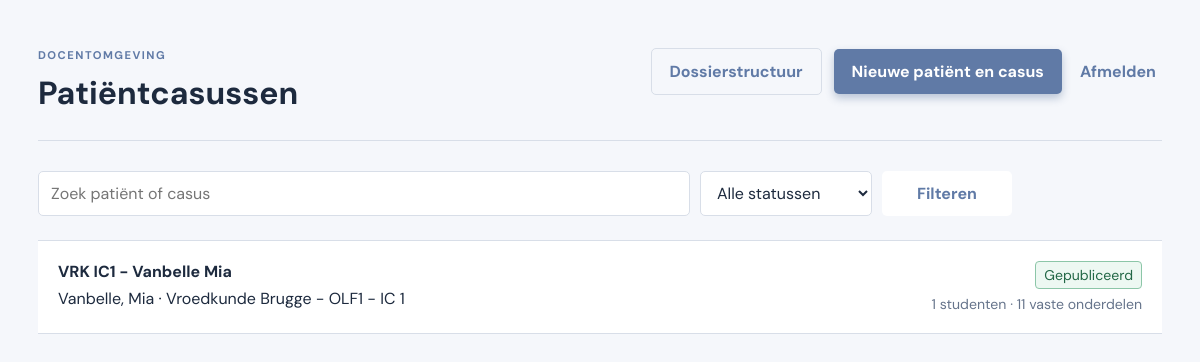
Screenshot of /docent/ (signed in) with the database file from the repository.
### dossier/models.py (models this page shows, shortened)
class Case(models.Model):
    class Status(models.TextChoices):
        DRAFT = "draft", "Concept"
        PUBLISHED = "published", "Gepubliceerd"
        ARCHIVED = "archived", "Gearchiveerd"
    title = models.CharField(max_length=180)
    patient = models.OneToOneField(Patient, on_delete=models.PROTECT, related_name="case")
    course = models.CharField(max_length=180)
    introduction = models.TextField(blank=True)
    learning_objectives = models.TextField(blank=True)
    status = models.CharField(max_length=20, choices=Status.choices, default=Status.DRAFT)
    published_at = models.DateTimeField(null=True, blank=True)
    archived_at = models.DateTimeField(null=True, blank=True)
    created_by = models.ForeignKey(
        settings.AUTH_USER_MODEL,
        on_delete=models.PROTECT,
        related_name="created_cases",
        null=True,
        blank=True,
    )
    created_at = models.DateTimeField(default=timezone.now, editable=False)
    updated_at = models.DateTimeField(default=timezone.now)
    class Meta:
        ordering = ["-updated_at"]
    @property
    def published(self):
        return self.status == self.Status.PUBLISHED

class Patient(models.Model):
    class Gender(models.TextChoices):
        FEMALE = "female", "Vrouw"
        MALE = "male", "Man"
        OTHER = "other", "Anders"
        UNKNOWN = "unknown", "Niet gespecificeerd"
    name = models.CharField(max_length=120)
    reference = models.CharField(max_length=40, unique=True)
    birth_date = models.DateField(null=True, blank=True)
    gender = models.CharField(
        max_length=20, choices=Gender.choices, default=Gender.UNKNOWN, blank=True
    )
    image = models.CharField(max_length=240, blank=True)
    context = models.CharField(max_length=280, blank=True)
    created_by = models.ForeignKey(
        settings.AUTH_USER_MODEL,
        on_delete=models.PROTECT,
        related_name="created_patients",
        null=True,
        blank=True,
    )
    created_at = models.DateTimeField(default=timezone.now, editable=False)
    updated_at = models.DateTimeField(default=timezone.now)
    class Meta:
        ordering = ["name"]

### dossier/views.py (the view)
# urls.py: path("docent/", views.teacher_dashboard, name="teacher_dashboard"),
@login_required
def teacher_dashboard(request):
    require_teacher(request.user)
    status = request.GET.get("status", "")
    query = request.GET.get("q", "").strip()
    cases = teacher_cases(request.user)
    if status in Case.Status.values:
        cases = cases.filter(status=status)
    if query:
        cases = cases.filter(Q(title__icontains=query) | Q(patient__name__icontains=query))
    counts = {key: teacher_cases(request.user).filter(status=key).count() for key in Case.Status.values}
    return render(request, "dossier/teacher_dashboard.html", {
        "cases": cases, "status_filter": status, "query": query, "counts": counts,
    })

### dossier/context_processors.py (called while the page is built)
def platform_settings(request):
    return {"oidc_enabled": settings.OIDC_ENABLED}

### dossier/views.py (called while the page is built)
def user_role(user):
    if user.is_superuser or user.is_staff:
        return Profile.Role.ADMIN
    return getattr(getattr(user, "epd_profile", None), "role", Profile.Role.STUDENT)

def is_teacher(user):
    return user_role(user) in {Profile.Role.TEACHER, Profile.Role.ADMIN}

def is_admin(user):
    return user_role(user) == Profile.Role.ADMIN

def require_teacher(user):
    if not is_teacher(user):
        raise PermissionDenied

def teacher_cases(user):
    cases = Case.objects.select_related("patient", "created_by").prefetch_related(
        "modules__fields", "assignments", "student_cases__student"
    )
    return cases if is_admin(user) else cases.filter(created_by=user)

### templates/dossier/teacher_dashboard.html (shortened to what this page needs)
{% extends 'base.html' %}
{% block content %}
<main class="teacher-shell">
  <header class="page-bar"><div><p class="eyebrow">Docentomgeving</p><h1>Patiëntcasussen</h1></div><div class="header-actions"><a class="outline" href="{% url 'dossier:library_list' %}">Dossierstructuur</a><a class="primary" href="{% url 'dossier:teacher_case_create' %}">Nieuwe patiënt en casus</a><form method="post" action="{% url 'logout' %}">{% csrf_token %}<button class="text-button">Afmelden</button></form></div></header>
  <form class="filter-bar" method="get"><input name="q" value="{{ query }}" placeholder="Zoek patiënt of casus"><select name="status"><option value="">Alle statussen</option></select><button class="outline button">Filteren</button></form>
  <div class="teacher-list">{% for case in cases %}<a class="teacher-row" href="{% url 'dossier:teacher_case' case.id %}"><div><strong>{{ case.title }}</strong><span>{{ case.patient.name }} · {{ case.course }}</span></div><div><span class="state status-{{ case.status }}">{{ case.get_status_display }}</span><span>{{ case.student_cases.count }} studenten · {{ case.modules.count }} vaste onderdelen</span></div></a>{% empty %}<p class="empty-state">Geen casussen gevonden.</p>{% endfor %}</div>
</main>
{% endblock %}

### static/epd.css (style rules this page uses)
:root { --blue:#607aa6;--blue-dark:#526d9c;--ink:#1d2a3e;--muted:#66748b;--line:#d8dee8;--red:#f1322e;--orange:#f47721 }
* { box-sizing:border-box }
body { margin:0;color:var(--ink);font-family:'DM Sans',Arial,sans-serif;background:#f5f7fb }
.eyebrow { color:var(--blue);font-size:.7rem;font-weight:700;letter-spacing:.13em;text-transform:uppercase;margin:0 0 10px }
.outline,.primary { padding:12px 18px;border-radius:5px;font-weight:700;text-decoration:none }
.outline { border:1px solid var(--line);color:var(--blue) }
.primary { background:var(--blue);color:#fff;box-shadow:0 4px 8px #405e8b55 }
button,input,textarea,select { font:inherit }
.button { border:0;cursor:pointer }
.outline.button { background:#fff }
.text-button { border:0;background:transparent;color:var(--blue);font:inherit;font-weight:700;cursor:pointer }
.page-bar { display:flex;justify-content:space-between;align-items:flex-start;gap:24px }
.page-bar h1 { margin:0 }
.header-actions,.form-actions { display:flex;align-items:center;gap:12px;flex-wrap:wrap }
.teacher-shell { max-width:1180px;margin:0 auto;padding:48px 28px }
.teacher-shell>.page-bar { border-bottom:1px solid var(--line);padding-bottom:26px;margin-bottom:30px }
.teacher-list { background:#fff;border-top:1px solid var(--line) }
.teacher-row { display:grid;grid-template-columns:1fr auto;gap:24px;padding:20px;border-bottom:1px solid var(--line);color:var(--ink);text-decoration:none }
.teacher-row>div { display:flex;flex-direction:column;gap:6px }
.teacher-row>div:last-child { text-align:right;color:var(--muted);font-size:.88rem }
.state { align-self:flex-end;padding:4px 8px;border:1px solid var(--line);border-radius:4px;color:var(--muted) }
.status-published,.state.live { color:#226746!important;border-color:#8cc6a8!important;background:#edf8f2!important }
.filter-bar { display:grid;grid-template-columns:minmax(220px,1fr) repeat(3,minmax(130px,auto)) auto;gap:10px;margin:0 0 24px }
.filter-bar input,.filter-bar select { min-width:0;border:1px solid var(--line);border-radius:5px;background:#fff;padding:10px 12px;color:var(--ink) }

### rows the page displays
Case: title "VRK IC1 - Vanbelle Mia", patient.name "Vanbelle, Mia", course "Vroedkunde Brugge - OLF1 - IC 1", status "Gepubliceerd", student_cases.count "1", modules.count "11"
